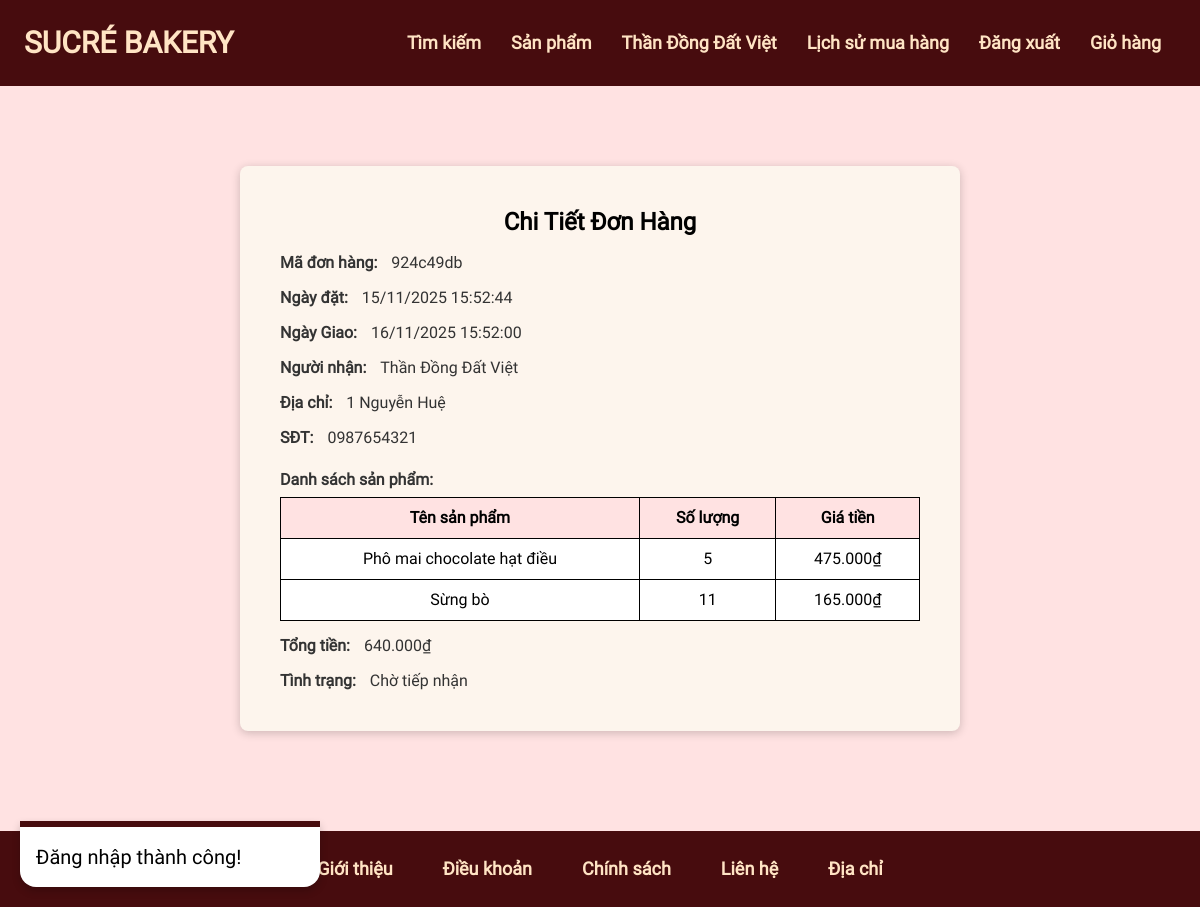
The app's page /?direct=particular&od_id=924c49db (signed in) with its own data.
### tables this page shows
CREATE TABLE `user` (
  `us_id` int(11) NOT NULL,
  `us_name` varchar(50) NOT NULL,
  `us_password` varchar(50) NOT NULL,
  `us_number_phone` varchar(10) NOT NULL,
  `us_address` varchar(100) NOT NULL
);

CREATE TABLE `order` (
  `od_id` varchar(8) NOT NULL,
  `od_created_on` datetime NOT NULL,
  `od_delivery_time` datetime NOT NULL,
  `od_person_receive` varchar(50) NOT NULL,
  `od_address` varchar(100) NOT NULL,
  `od_number_phone` varchar(10) NOT NULL,
  `od_price` int(11) NOT NULL,
  `us_id` int(11) NOT NULL,
  `os_id` int(11) NOT NULL,
  `ad_id` int(11) DEFAULT NULL
);

CREATE TABLE `product_order` (
  `pod_id` int(11) NOT NULL,
  `od_id` varchar(8) NOT NULL,
  `pod_name` varchar(50) NOT NULL,
  `pod_quantity` int(11) NOT NULL,
  `pod_price` int(11) NOT NULL,
  `pod_created_on` datetime NOT NULL
);

CREATE TABLE `order_status` (
  `os_id` int(11) NOT NULL,
  `os_name` varchar(50) NOT NULL
);

### api/core.php (called while the page is built, shortened)
<?php
require __DIR__ . "/./trait/account.php";
require __DIR__ . "/./trait/order.php";
class Api
{
    function __construct()
    {
        $hostname = "localhost";
        $username = "root";
        $password = "";
        $database = "db_sucre_web";
        $this->connection = new mysqli($hostname, $username, $password, $database);
    }
}
$api = new Api();

### api/trait/account.php (called while the page is built, shortened)
<?php
trait Account
{
    function get_user_info()
    {
        $us_info = $_SESSION["us_info"] ?? null;
        $us_number_phone = $us_info["us_number_phone"];
        $sql = "SELECT *
                FROM `user`
                WHERE `us_number_phone` = '$us_number_phone';";
        $result = $this->connection->query($sql)->fetch_assoc();
        return $_SESSION["us_info"];
    }
}

### api/trait/order.php (called while the page is built, shortened)
<?php
trait Order
{
    function get_order_info($od_id)
    {
        $sql = "SELECT *
                FROM `order` as od
                INNER JOIN `order_status` as os
                ON od.`os_id` = os.`os_id`
                INNER JOIN `user` as us
                ON od.`us_id` = us.`us_id`
                WHERE od.`od_id` = '$od_id';";
        $result = $this->connection->query($sql);
        return $result->fetch_assoc();
    }
    function get_order_products_info($od_id)
    {
        $sql = "SELECT *
                FROM `product_order`
                WHERE `od_id` = '$od_id'
                ORDER BY `pod_created_on` ASC;";
        $result = $this->connection->query($sql);
        return $result->fetch_all(MYSQLI_ASSOC);
    }
}

### src/user/page/pay/particular.php (the view, shortened to what this page needs)
<?php
global $api;
$od_id = $_GET["od_id"];
$order = $api->get_order_info($od_id);
?>
<div class="layout-container">
    <div class="particular-container">
        <h2 class="particular-title">Chi Tiết Đơn Hàng</h2>
        <p><strong>Mã đơn hàng: </strong> <?= $order["od_id"] ?></p>
        <p><strong>Ngày đặt: </strong><?= convert_datetime($order["od_created_on"]) ?></p>
        <p><strong>Ngày Giao: </strong><?= convert_datetime($order["od_delivery_time"]) ?></p>
        <p><strong>Người nhận: </strong><?= $order["od_person_receive"] ?></p>
        <p><strong>Địa chỉ: </strong><?= $order["od_address"] ?></p>
        <p><strong>SĐT: </strong><?= $order["od_number_phone"] ?></p>
        <h3>Danh sách sản phẩm:</h3>
        <table class="products-table">
            <thead>
                <tr>
                    <th>Tên sản phẩm</th>
                    <th>Số lượng</th>
                    <th>Giá tiền</th>
                </tr>
            </thead>
            <tbody>
                <?php
                $order_total = 0;
                $order_products = $api->get_order_products_info($order["od_id"]);
                foreach ($order_products as $product):
                    $combinedPrice = $product["pod_price"] * $product["pod_quantity"];
                    $order_total += $combinedPrice; ?>
                    <tr>
                        <td><?= $product["pod_name"] ?></td>
                        <td><?= $product["pod_quantity"] ?></td>
                        <td><?= convert_currency($combinedPrice) ?></td>
                    </tr>
                <?php endforeach; ?>
            </tbody>
        </table>
        <p><strong>Tổng tiền: </strong><?= convert_currency($order_total) ?></p>
        <p><strong>Tình trạng: </strong><?= $order["os_name"] ?></p>
    </div>
</div>

### src/user/page/header.php (shortened to what this page needs)
<?php
global $api;
$us_info = $api->get_user_info();
$link_class = $us_info ? "header-name" : "header-option";
$href = $us_info ? "?direct=modify" : "?direct=login";
$link_text = $us_info ? $us_info["us_name"] : "Đăng nhập";
?>
<header>
    <a class="header-logo" href="?direct=home">SUCRÉ BAKERY</a>
    <div class="header-navigation">
        <a class="header-option" href="?direct=search">Tìm kiếm</a>
        <a class="header-option" href="?direct=product">Sản phẩm</a>
        <a class="<?= $link_class ?>" href="<?= $href ?>">
            <?= $link_text ?>
        </a>
        <?php
        if ($us_info) { ?>
            <a class="header-option" href="?direct=history">Lịch sử mua hàng</a>
            <a class="header-option" href="?direct=logout">Đăng xuất</a>
            <a class="header-cart" href="?direct=cart">
                <p>Giỏ hàng</p>
            </a>
        <?php } ?>
    </div>
</header>

### src/util/convert_datetime.php
<?php
function convert_datetime($datetime)
{
    $date = new DateTime($datetime);
    $formattedDate = $date->format("d/m/Y H:i:s");
    echo $formattedDate;
}

### src/util/convert_currency.php
<?php
function convert_currency($price)
{
    $array = str_split(strrev($price));
    $formatted = [];
    $counter = 0;
    foreach ($array as $char) {
        if ($counter == 3) {
            $formatted[] = '.';
            $counter = 0;
        }
        $formatted[] = $char;
        $counter++;
    }
    echo strrev(implode('', $formatted)) . "₫";
}

### index.css (style rules this page uses)
body { background-color: var(--pink-color); }

### src/user/css/header.css (style rules this page uses)
header { position: fixed; background-color: var(--brown-color); width: 100%; display: flex; justify-content: space-between; align-items: center; padding: 24px; box-sizing: border-box; }
.header-logo { font-family: "Roboto"; font-size: 30px; line-height: 36px; color: bisque; font-weight: bold; text-decoration: none; }
.header-navigation { display: flex; }
.header-option { font-family: "Roboto"; font-size: 18px; line-height: 28px; color: bisque; font-weight: bold; border-radius: 9999px; padding: 5px 15px; transition: 0.6s; text-decoration: none; }
.header-cart { display: flex; gap: 5px; font-family: "Roboto"; font-size: 18px; line-height: 28px; color: bisque; font-weight: bold; border-radius: 9999px; padding: 5px 15px; transition: 0.6s; text-decoration: none; }
.header-name { max-width: 250px; font-family: "Roboto"; font-size: 18px; line-height: 28px; color: bisque; font-weight: bold; border-radius: 9999px; padding: 5px 15px; transition: 0.6s; text-decoration: none; overflow: hidden; text-overflow: ellipsis; white-space: nowrap; }

### src/user/css/pay/particular.css (style rules this page uses)
.layout-container { box-sizing: border-box; margin-left: auto; margin-right: auto; min-height: 100vh; padding-bottom: 80px; padding-top: calc(80px + 86px); width: 60%; }
.particular-container { background-color: var(--cream-color); border-radius: 8px; box-shadow: 0 2px 10px var(--shadow-color); margin-bottom: 20px; padding: 40px; }
.particular-title { font-family: "Roboto"; font-size: 24px; font-weight: bold; line-height: 32px; text-align: center; }
.particular-container h3 { color: #333; font-family: "Roboto"; font-size: 16px; font-weight: bold; line-height: 24px; margin-bottom: 5px; padding-top: 20px; }
.particular-container p { color: #333; font-family: "Roboto"; font-size: 16px; line-height: 20px; margin: 0; padding-top: 15px; }
.particular-container p strong { font-weight: bolder; padding-right: 10px; }
.products-table { background-color: white; border-collapse: collapse; width: 100%; }
.products-table th { align-content: center; background-color: var(--pink-color); border: 1px solid black; font-family: "Roboto"; font-size: 16px; font-weight: bold; line-height: 24px; padding: 8px; text-align: center; }
.products-table td { align-content: center; border: 1px solid black; font-family: "Roboto"; font-size: 16px; line-height: 24px; padding: 8px; text-align: center; }

### records on screen
user: us_name "Thần Đồng Đất Việt"
order: od_id "924c49db", od_created_on "15/11/2025 15:52:44 16/11/2025 15:52:00", od_person_receive "Thần Đồng Đất Việt", od_address "1 Nguyễn Huệ", od_number_phone "0987654321", os.os_name "Chờ tiếp nhận"
product_order: pod_name "Phô mai chocolate hạt điều", pod_quantity "5", formatted "475.000"
product_order: pod_name "Sừng bò", pod_quantity "11", formatted "165.000"

### other values on screen
$message "Đăng nhập thành công!"
strrev(implode('', $formatted)) "640.000"
